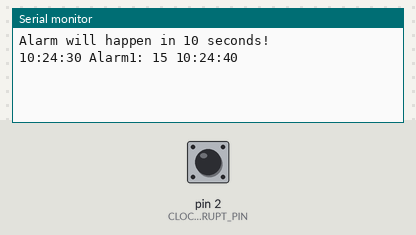
Simulated run of this sketch. Board: Arduino Uno, built with avr-gcc and run on an emulated ATmega328P. Shown: the last lines printed to the serial monitor. The test bench sets the inputs (shaded band); at power-on: pin 2 (CLOCK_INTERRUPT_PIN) HIGH. The local clock reads 2024-03-15 10:24:30 at power-on unless the sketch sets it.

Above: at 1.2 s.
1.3 s: pin 2 (CLOCK_INTERRUPT_PIN) pulled LOW for 0.15 s
At 4.1 s:
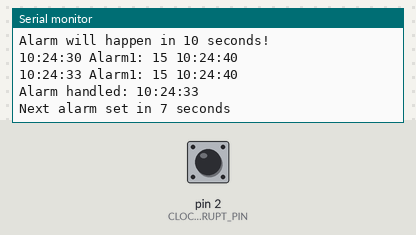
4.4 s: pin 2 (CLOCK_INTERRUPT_PIN) pulled LOW for 1 s
At 6.7 s:
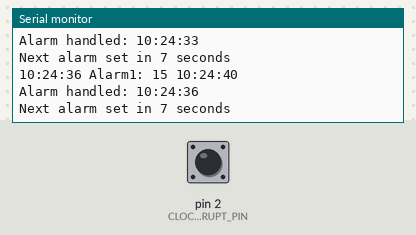
6.9 s: pin 2 (CLOCK_INTERRUPT_PIN) pulled LOW for 0.15 s
At 10.5 s:
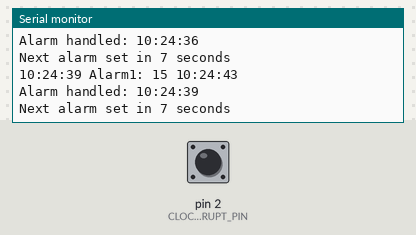
Timing chart, 0 to 12.0 s (numbered marks = the images above; inputs shaded):
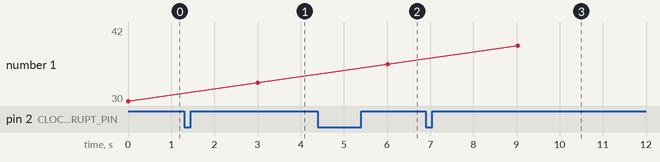

The sketch:

alarm_ds3231_interrupt.ino
```cpp
/* Example implementation of an alarm using DS3231
 *
 * VCC and GND of RTC should be connected to some power source
 * SDA, SCL of RTC should be connected to SDA, SCL of arduino
 * SQW should be connected to CLOCK_INTERRUPT_PIN
 * CLOCK_INTERRUPT_PIN needs to work with interrupts
 */

#include <RTClib.h>
// #include <Wire.h>

RTC_DS3231 rtc;

// the pin that is connected to SQW
#define CLOCK_INTERRUPT_PIN 2
volatile bool alarmFlag = false;

void onAlarm() {
    alarmFlag = true;
    //Serial.println("Alarm occured! \n");
}

void setup() {
    Serial.begin(115200);

    // initializing the rtc
    if(!rtc.begin()) {
        Serial.println("Couldn't find RTC!");
        Serial.flush();
        while (1) delay(10);
    }

    if(rtc.lostPower()) {
        // this will adjust to the date and time at compilation
        rtc.adjust(DateTime(F(__DATE__), F(__TIME__)));
    }

    //we don't need the 32K Pin, so disable it
    rtc.disable32K();

    // Making it so, that the alarm will trigger an interrupt
    pinMode(CLOCK_INTERRUPT_PIN, INPUT_PULLUP);
    attachInterrupt(digitalPinToInterrupt(CLOCK_INTERRUPT_PIN), onAlarm, FALLING);

    // set alarm 1, 2 flag to false (so alarm 1, 2 didn't happen so far)
    // if not done, this easily leads to problems, as both register aren't reset on reboot/recompile
    rtc.clearAlarm(1);
    rtc.clearAlarm(2);

    // stop oscillating signals at SQW Pin
    // otherwise setAlarm1 will fail
    rtc.writeSqwPinMode(DS3231_OFF);

    // turn off alarm 2 (in case it isn't off already)
    // again, this isn't done at reboot, so a previously set alarm could easily go overlooked
    rtc.disableAlarm(2);

    // schedule an alarm 10 seconds in the future
    if(!rtc.setAlarm1(rtc.now() + TimeSpan(10),DS3231_A1_Second)) {
        Serial.println("Error, alarm wasn't set!");
    }
    else {
        Serial.println("\nAlarm will happen in 10 seconds!");
    }
}

void loop() {
    // print current time
    char date[10] = "hh:mm:ss";
    rtc.now().toString(date);
    Serial.print(date);
    // the stored alarm value + mode
    DateTime alarm1 = rtc.getAlarm1();
    Ds3231Alarm1Mode alarm1mode = rtc.getAlarm1Mode();
    char alarm1Date[12] = "DD hh:mm:ss";
    alarm1.toString(alarm1Date);
    Serial.print(" Alarm1: ");
    Serial.println(alarm1Date);

    // handle interrupt flag
    if (alarmFlag){
        alarmFlag = false;
        Serial.print("Alarm handled: ");
        rtc.now().toString(date);
        Serial.println(date);
        rtc.clearAlarm(1);

        // set next alarm
        rtc.setAlarm1(rtc.now() + TimeSpan(7), DS3231_A1_Second);
        Serial.println("Next alarm set in 7 seconds");
        Serial.println();
    }


    // Serial.print(" Alarm2: ");
    // Serial.println(rtc.alarmFired(2));
    // control register values (see https://datasheets.maximintegrated.com/en/ds/DS3231.pdf page 13)
    // Serial.print(" Control: 0b");
    // Serial.println(read_i2c_register(DS3231_ADDRESS, DS3231_CONTROL), BIN);


    delay(3000);
}


/*static uint8_t read_i2c_register(uint8_t addr, uint8_t reg) {
    Wire.beginTransmission(addr);
    Wire.write((byte)reg);
    Wire.endTransmission();

    Wire.requestFrom(addr, (byte)1);
    return Wire.read();
}*/
```

Measured:
- after the input at 1.3 s, the serial monitor: prints a new line after 1.7 s (image 1)
- after the input at 4.4 s, the serial monitor: prints a new line after 1.6 s (image 2)
- after the input at 6.9 s, the serial monitor: prints a new line after 2.1 s (image 3)
